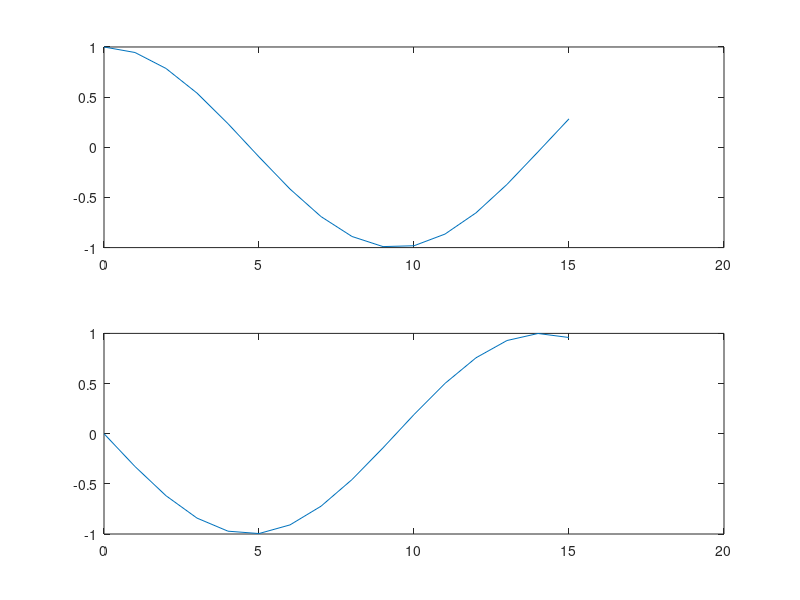

MATLAB code for this plot:
% We expect not to have a full sinusoid, as the period is ~19 samples

n = 0:15;
x = exp(-1i*n/3);

subplot(2, 1, 1)
plot(n, real(x))

subplot(2, 1, 2)
plot(n, imag(x))

X = fft(x)